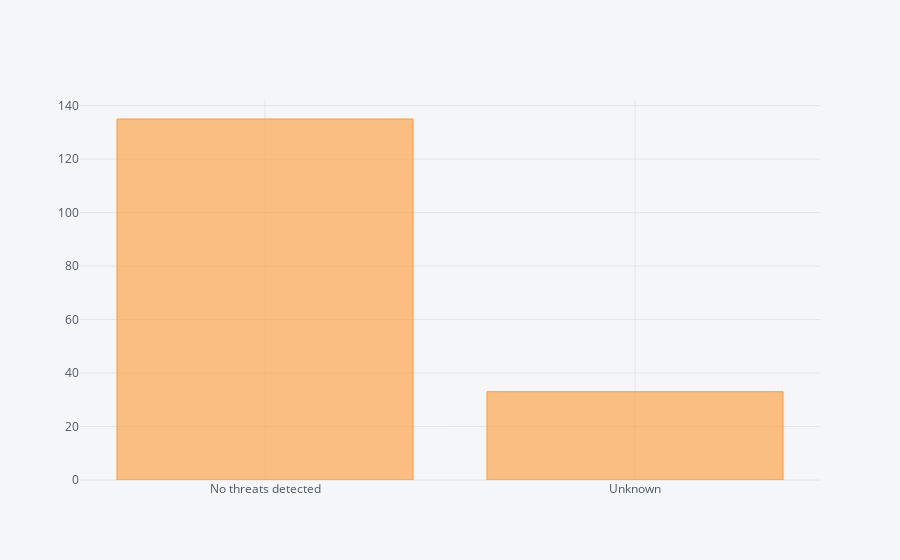

The notebook cell saved with this chart:
### Code cell
# 5. Distribution of Threat status 
protection_status_df.ThreatStatus.value_counts().iplot(kind='bar')

### Figure 1 — Plotly figure (JSON) as saved in the notebook; plotly's stock layout.template omitted (floating-point values rounded to 4 significant figures)
{"data": [{"marker": {"color": "rgba(255, 153, 51, 0.6)", "line": {"color": "rgba(255, 153, 51, 1.0)", "width": 1}}, "name": "ThreatStatus", "orientation": "v", "text": "", "type": "bar", "uid": "1061e617-5b82-49ce-9be0-6ddf817b626e", "x": ["No threats detected", "Unknown"], "y": [135, 33]}], "layout": {"legend": {"bgcolor": "#F5F6F9", "font": {"color": "#4D5663"}}, "paper_bgcolor": "#F5F6F9", "plot_bgcolor": "#F5F6F9", "title": {"font": {"color": "#4D5663"}}, "xaxis": {"gridcolor": "#E1E5ED", "showgrid": true, "tickfont": {"color": "#4D5663"}, "title": {"font": {"color": "#4D5663"}, "text": ""}, "zerolinecolor": "#E1E5ED"}, "yaxis": {"gridcolor": "#E1E5ED", "showgrid": true, "tickfont": {"color": "#4D5663"}, "title": {"font": {"color": "#4D5663"}, "text": ""}, "zerolinecolor": "#E1E5ED"}}}
